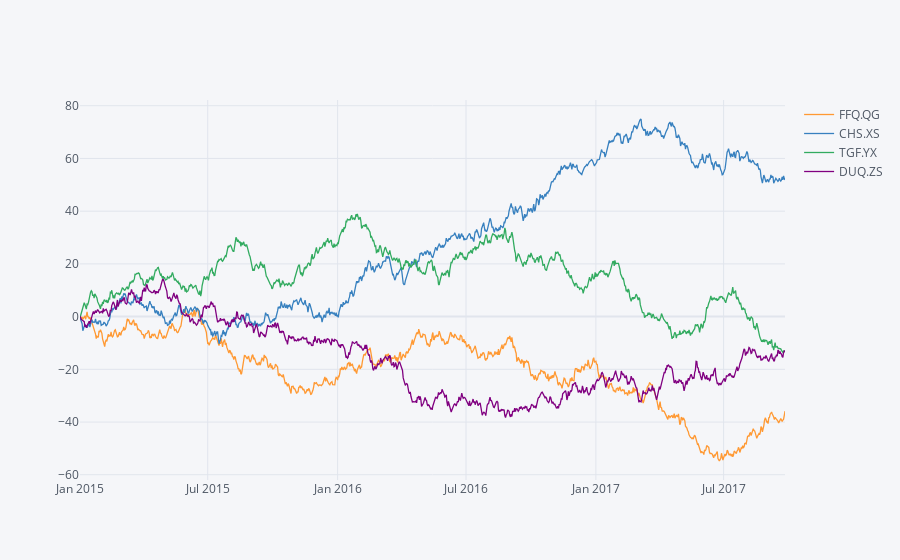

The code cell stored with this chart in its notebook:
### Code cell
cf.datagen.lines(4,1000).iplot()

### Figure 1 — Plotly figure (JSON) as saved in the notebook; plotly's stock layout.template omitted (floating-point values rounded to 4 significant figures; data arrays with more than 128 entries replaced by an {"elided": "..."} marker saying what was removed)
{"data": [{"line": {"color": "rgba(255, 153, 51, 1.0)", "dash": "solid", "shape": "linear", "width": 1.3}, "mode": "lines", "name": "FFQ.QG", "text": "", "type": "scatter", "x": {"elided": "1000 str values"}, "y": {"elided": "1000 float values"}}, {"line": {"color": "rgba(55, 128, 191, 1.0)", "dash": "solid", "shape": "linear", "width": 1.3}, "mode": "lines", "name": "CHS.XS", "text": "", "type": "scatter", "x": {"elided": "1000 str values"}, "y": {"elided": "1000 float values"}}, {"line": {"color": "rgba(50, 171, 96, 1.0)", "dash": "solid", "shape": "linear", "width": 1.3}, "mode": "lines", "name": "TGF.YX", "text": "", "type": "scatter", "x": {"elided": "1000 str values"}, "y": {"elided": "1000 float values"}}, {"line": {"color": "rgba(128, 0, 128, 1.0)", "dash": "solid", "shape": "linear", "width": 1.3}, "mode": "lines", "name": "DUQ.ZS", "text": "", "type": "scatter", "x": {"elided": "1000 str values"}, "y": {"elided": "1000 float values"}}], "layout": {"legend": {"bgcolor": "#F5F6F9", "font": {"color": "#4D5663"}}, "paper_bgcolor": "#F5F6F9", "plot_bgcolor": "#F5F6F9", "title": {"font": {"color": "#4D5663"}}, "xaxis": {"gridcolor": "#E1E5ED", "showgrid": true, "tickfont": {"color": "#4D5663"}, "title": {"font": {"color": "#4D5663"}, "text": ""}, "zerolinecolor": "#E1E5ED"}, "yaxis": {"gridcolor": "#E1E5ED", "showgrid": true, "tickfont": {"color": "#4D5663"}, "title": {"font": {"color": "#4D5663"}, "text": ""}, "zerolinecolor": "#E1E5ED"}}}
